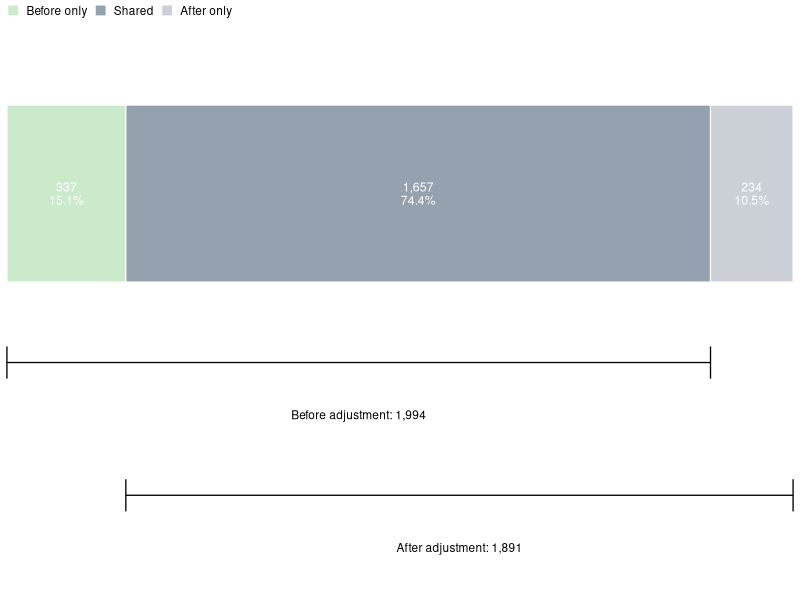

Generate this figure with R:
library(tidyverse)
library(scales)
library(grid)

theme_set(
  theme_classic(
    base_size = 10,
    base_family = "Arial"
  )
)

# ============================================================
# 1. Input counts
# ============================================================

before_total <- 1994
after_total  <- 1891
shared       <- 1657

before_only <- before_total - shared
after_only  <- after_total - shared

union_total <- before_only + shared + after_only

# ============================================================
# 2. Prepare plotting data
# ============================================================

plot_df <- tibble(
  Category = factor(
    c("Before only", "Shared", "After only"),
    levels = c("Before only", "Shared", "After only")
  ),
  Count = c(
    before_only,
    shared,
    after_only
  )
) %>%
  mutate(
    proportion = Count / union_total,
    label = paste0(
      comma(Count),
      "\n",
      percent(proportion, accuracy = 0.1)
    )
  )

category_colours <- c(
  "Before only" = "#BDBDBD",
  "Shared"      = "#4D4D4D",
  "After only"  = "#A6761D"
)

# Positions for annotations below the stacked bar
before_midpoint <- before_total / 2

after_start <- before_only
after_midpoint <- after_start + after_total / 2

# ============================================================
# 3. Nature-style overlap-composition plot
# ============================================================

library(tidyverse)
library(scales)
library(grid)

theme_set(theme_void(base_size = 10))

# ---------------------------
# Input counts
# ---------------------------
before_total <- 1994
after_total  <- 1891
shared       <- 1657

before_only <- before_total - shared
after_only  <- after_total - shared
union_total <- before_only + shared + after_only

# ---------------------------
# Explicit segment positions
# ---------------------------
plot_df <- tibble(
  Category = factor(
    c("Before only", "Shared", "After only"),
    levels = c("Before only", "Shared", "After only")
  ),
  Count = c(before_only, shared, after_only)
) %>%
  mutate(
    xmin = lag(cumsum(Count), default = 0),
    xmax = cumsum(Count),
    xmid = (xmin + xmax) / 2,
    Percent_of_union = Count / union_total * 100,
    label = paste0(
      comma(Count),
      "\n",
      sprintf("%.1f%%", Percent_of_union)
    )
  )

category_colours <- c(
  "Before only" = "#caeacb",
  "Shared"      = "#95a1ae",
  "After only"  = "#cbcfd6"
)

# Before set spans: before-only + shared
before_xmin <- 0
before_xmax <- before_only + shared

# After set spans: shared + after-only
after_xmin <- before_only
after_xmax <- union_total

# ---------------------------
# Nature-style overlap plot
# ---------------------------
p <- ggplot() +
  
  # Main composition bar
  geom_rect(
    data = plot_df,
    aes(
      xmin = xmin,
      xmax = xmax,
      ymin = 0.78,
      ymax = 1.22,
      fill = Category
    ),
    colour = "white",
    linewidth = 0.4
  ) +
  
  # Segment labels
  geom_text(
    data = plot_df,
    aes(
      x = xmid,
      y = 1,
      label = label
    ),
    size = 3.1,
    lineheight = 0.9,
    colour = "white"
  ) +
  
  # Before-adjustment bracket
  annotate(
    "segment",
    x = before_xmin,
    xend = before_xmax,
    y = 0.58,
    yend = 0.58,
    linewidth = 0.45
  ) +
  annotate(
    "segment",
    x = before_xmin,
    xend = before_xmin,
    y = 0.54,
    yend = 0.62,
    linewidth = 0.45
  ) +
  annotate(
    "segment",
    x = before_xmax,
    xend = before_xmax,
    y = 0.54,
    yend = 0.62,
    linewidth = 0.45
  ) +
  annotate(
    "text",
    x = (before_xmin + before_xmax) / 2,
    y = 0.45,
    label = paste0("Before adjustment: ", comma(before_total)),
    size = 3
  ) +
  
  # After-adjustment bracket
  annotate(
    "segment",
    x = after_xmin,
    xend = after_xmax,
    y = 0.25,
    yend = 0.25,
    linewidth = 0.45
  ) +
  annotate(
    "segment",
    x = after_xmin,
    xend = after_xmin,
    y = 0.21,
    yend = 0.29,
    linewidth = 0.45
  ) +
  annotate(
    "segment",
    x = after_xmax,
    xend = after_xmax,
    y = 0.21,
    yend = 0.29,
    linewidth = 0.45
  ) +
  annotate(
    "text",
    x = (after_xmin + after_xmax) / 2,
    y = 0.12,
    label = paste0("After adjustment: ", comma(after_total)),
    size = 3
  ) +
  
  scale_fill_manual(
    values = category_colours,
    name = NULL
  ) +
  
  scale_x_continuous(
    limits = c(0, union_total),
    expand = c(0, 0)
  ) +
  
  scale_y_continuous(
    limits = c(0, 1.42),
    expand = c(0, 0)
  ) +
  
  guides(
    fill = guide_legend(
      nrow = 1,
      byrow = TRUE
    )
  ) +
  
  theme_void(base_size = 10) +
  theme(
    legend.position = "top",
    legend.justification = "left",
    legend.text = element_text(
      size = 8.5,
      colour = "black"
    ),
    legend.key.size = unit(0.32, "cm"),
    plot.margin = margin(3, 5, 3, 5)
  )



ggsave(
  "before_after_adjustment_overlap_composition.pdf",
  plot = p,
  width = 4,
  height = 2.2,
)
